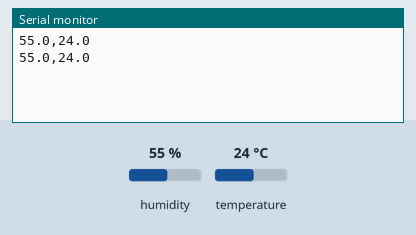
The sketch below on a simulated Arduino Uno, built with avr-gcc and run on an emulated ATmega328P. Parts: the last lines printed to the serial monitor. Inputs (shaded band) come from the test bench; at power-on: humidity 55 %, temperature 24 °C.

Above: at 8.8 s.
8.9 s: humidity set to 22 %
At 14.3 s:
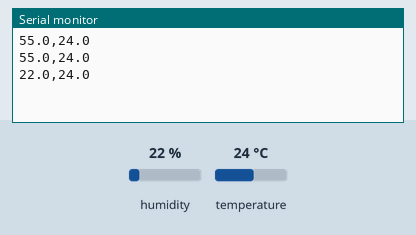
15.6 s: temperature set to 12 °C
At 19.5 s:
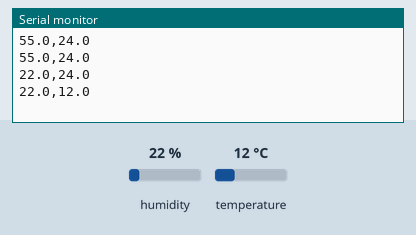
22.3 s: humidity set to 40 %
At 23.5 s:
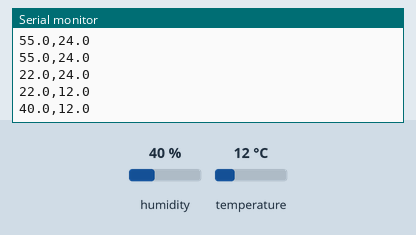
Timing chart, 0 to 25.3 s (numbered marks = the images above; inputs shaded):
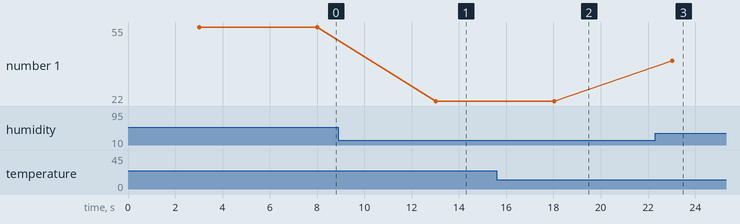

Measured:
- after the input at 8.9 s, the serial monitor: prints a new line after 4.1 s (image 1)
- after the input at 15.6 s, the serial monitor: prints a new line after 2.4 s (image 2)
- after the input at 22.3 s, the serial monitor: prints a new line after 0.73 s (image 3)
- plotted number 1: 55 → 22 after the input at 8.9 s, 22 → 40 after the input at 22.3 s

The sketch:

Aduino_capteur.ino
```cpp
/*humidité */

#include "DHT.h"
#define DHTTYPE DHT22
#define DHTPIN 7
DHT dht(DHTPIN, DHTTYPE);

void setup() {
  // put your setup code here, to run once:
Serial.begin(9600); //vitesse - commune avec processing
}

void loop() {
        // Reading temperature or humidity takes about 250 milliseconds!
  // Sensor readings may also be up to 2 seconds 'old' (its a very slow sensor)
    delay(3000);
  float h = dht.readHumidity();
  // Read temperature as Celsius (the default)
  float t = dht.readTemperature();
  // Read temperature as Fahrenheit (isFahrenheit = true)
  float f = dht.readTemperature(true);
      //Serial.print("DHT22, \t");
     // uint32_t start = micros();
    //  int chk = DHT.read22(DHT22_PIN);
      //uint32_t stop = micros();
      //int chk = DHT.read22(DHT22_PIN);
      //float h = dht.readHumidit
      //float t = dht.readTemperature();

      Serial.print(h, 1);
      Serial.print(",");
      //Serial.print(", % d'humidité,");
      Serial.println(t, 1);
      //Serial.println("°C,");
      delay(2000);


}
```
